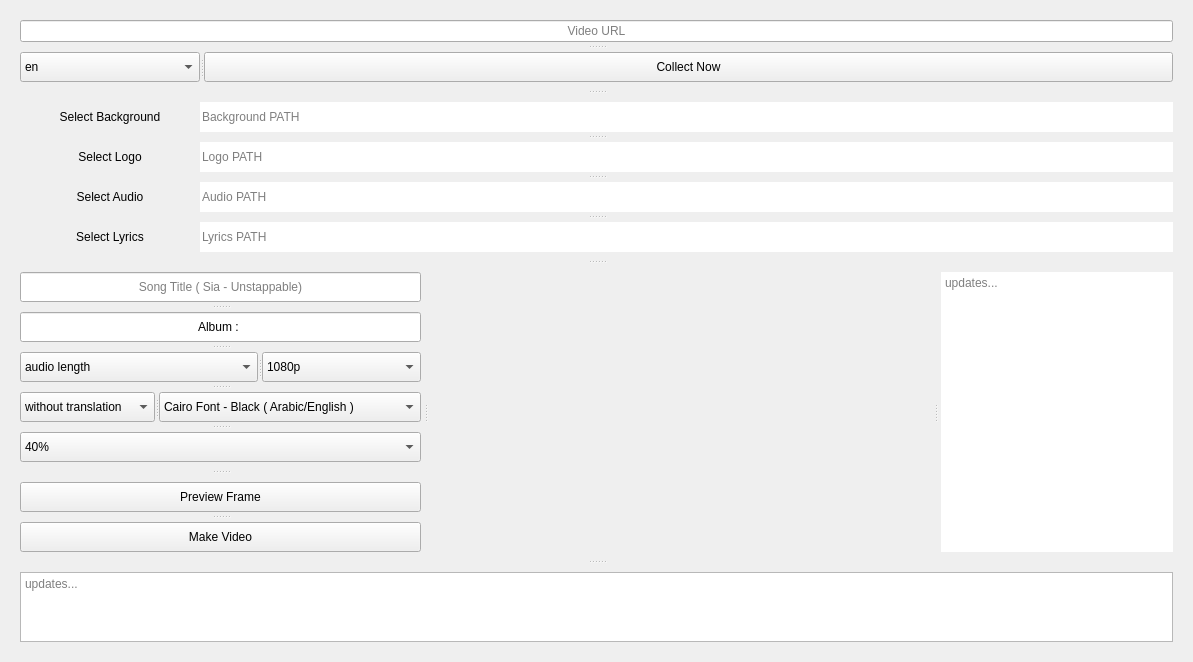
      <widget class="QWidget" name="TabSection1">
       <attribute name="title">
        <string>Make Video</string>
       </attribute>
       <layout class="QGridLayout" name="gridLayout_2">
        <property name="leftMargin">
         <number>0</number>
        </property>
        <property name="topMargin">
         <number>0</number>
        </property>
        <property name="rightMargin">
         <number>0</number>
        </property>
        <property name="bottomMargin">
         <number>0</number>
        </property>
        <property name="spacing">
         <number>0</number>
        </property>
        <item row="0" column="0">
         <widget class="QWidget" name="section1" native="true">
          <layout class="QGridLayout" name="gridLayout_3">
           <property name="leftMargin">
            <number>20</number>
           </property>
           <property name="topMargin">
            <number>20</number>
           </property>
           <property name="rightMargin">
            <number>20</number>
           </property>
           <property name="bottomMargin">
            <number>20</number>
           </property>
           <property name="spacing">
            <number>0</number>
           </property>
           <item row="0" column="0">
            <widget class="QSplitter" name="splitter_14">
             <property name="orientation">
              <enum>Qt::Vertical</enum>
             </property>
             <property name="handleWidth">
              <number>20</number>
             </property>
             <widget class="QSplitter" name="splitter_12">
              <property name="orientation">
               <enum>Qt::Vertical</enum>
              </property>
              <property name="handleWidth">
               <number>10</number>
              </property>
              <widget class="QLineEdit" name="YoutubeVideoURL">
               <property name="alignment">
                <set>Qt::AlignCenter</set>
               </property>
               <property name="placeholderText">
                <string>Video URL</string>
               </property>
              </widget>
              <widget class="QSplitter" name="splitter">
               <property name="orientation">
                <enum>Qt::Horizontal</enum>
               </property>
               <widget class="QComboBox" name="TranscriptType">
                <property name="minimumSize">
                 <size>
                  <width>180</width>
                  <height>30</height>
                 </size>
                </property>
                <property name="maximumSize">
                 <size>
                  <width>180</width>
                  <height>30</height>
                 </size>
                </property>
                <property name="currentIndex">
                 <number>1</number>
                </property>
                <item>
                 <property name="text">
                  <string>Select Transcript</string>
                 </property>
                </item>
                <item>
                 <property name="text">
                  <string>en</string>
                 </property>
                </item>
                <item>
                 <property name="text">
                  <string>en-US</string>
                 </property>
                </item>
                <item>
                 <property name="text">
                  <string>en-GB</string>
                 </property>
                </item>
                <item>
                 <property name="text">
                  <string>es</string>
                 </property>
                </item>
                <item>
                 <property name="text">
                  <string>ko</string>
                 </property>
                </item>
                <item>
                 <property name="text">
                  <string>ja</string>
                 </property>
                </item>
                <item>
                 <property name="text">
                  <string>zh</string>
                 </property>
                </item>
                <item>
                 <property name="text">
                  <string>ar</string>
                 </property>
                </item>
                <item>
                 <property name="text">
                  <string>fr</string>
                 </property>
                </item>
                <item>
                 <property name="text">
                  <string>de</string>
                 </property>
                </item>
               </widget>
               <widget class="QPushButton" name="CollectYoutubeVideoButton">
                <property name="minimumSize">
                 <size>
                  <width>0</width>
                  <height>30</height>
                 </size>
                </property>
                <property name="maximumSize">
                 <size>
                  <width>16777215</width>
                  <height>30</height>
                 </size>
                </property>
                <property name="text">
                 <string>Collect Now</string>
                </property>
               </widget>
              </widget>
             </widget>
             <widget class="QSplitter" name="splitter_11">
              <property name="orientation">
               <enum>Qt::Vertical</enum>
              </property>
              <property name="handleWidth">
               <number>10</number>
              </property>
              <widget class="QSplitter" name="splitter_2">
               <property name="orientation">
                <enum>Qt::Horizontal</enum>
               </property>
               <property name="handleWidth">
                <number>0</number>
               </property>
               <widget class="QPushButton" name="VideoBackgroundButton">
                <property name="minimumSize">
                 <size>
                  <width>180</width>
                  <height>30</height>
                 </size>
                </property>
                <property name="maximumSize">
                 <size>
                  <width>180</width>
                  <height>30</height>
                 </size>
                </property>
                <property name="styleSheet">
                 <string notr="true">border-top-right-radius: 0px;
border-bottom-right-radius: 0px;</string>
                </property>
                <property name="text">
                 <string>Select Background</string>
                </property>
               </widget>
               <widget class="QLineEdit" name="VideoBackgroundPath">
                <property name="enabled">
                 <bool>false</bool>
                </property>
                <property name="styleSheet">
                 <string notr="true">border-top-left-radius: 0px;
border-bottom-left-radius: 0px;</string>
                </property>
                <property name="placeholderText">
                 <string>Background PATH</string>
                </property>
               </widget>
              </widget>
              <widget class="QSplitter" name="splitter_3">
               <property name="orientation">
                <enum>Qt::Horizontal</enum>
               </property>
               <property name="handleWidth">
                <number>0</number>
               </property>
               <widget class="QPushButton" name="VideoLogoButton">
                <property name="minimumSize">
                 <size>
                  <width>180</width>
                  <height>30</height>
                 </size>
                </property>
                <property name="maximumSize">
                 <size>
                  <width>180</width>
                  <height>30</height>
                 </size>
                </property>
                <property name="styleSheet">
                 <string notr="true">border-top-right-radius: 0px;
border-bottom-right-radius: 0px;</string>
                </property>
                <property name="text">
                 <string>Select Logo</string>
                </property>
               </widget>
               <widget class="QLineEdit" name="VideoLogoPath">
                <property name="enabled">
                 <bool>false</bool>
                </property>
                <property name="styleSheet">
                 <string notr="true">border-top-left-radius: 0px;
border-bottom-left-radius: 0px;</string>
                </property>
                <property name="placeholderText">
                 <string>Logo PATH</string>
                </property>
               </widget>
              </widget>
              <widget class="QSplitter" name="splitter_4">
               <property name="orientation">
                <enum>Qt::Horizontal</enum>
               </property>
               <property name="handleWidth">
                <number>0</number>
               </property>
               <widget class="QPushButton" name="VideoSongButton">
                <property name="minimumSize">
                 <size>
                  <width>180</width>
                  <height>30</height>
                 </size>
                </property>
                <property name="maximumSize">
                 <size>
                  <width>180</width>
                  <height>30</height>
                 </size>
                </property>
                <property name="styleSheet">
                 <string notr="true">border-top-right-radius: 0px;
border-bottom-right-radius: 0px;</string>
                </property>
                <property name="text">
                 <string>Select Audio</string>
                </property>
               </widget>
               <widget class="QLineEdit" name="VideoSongPath">
                <property name="enabled">
                 <bool>false</bool>
                </property>
                <property name="styleSheet">
                 <string notr="true">border-top-left-radius: 0px;
border-bottom-left-radius: 0px;</string>
                </property>
                <property name="placeholderText">
                 <string>Audio PATH</string>
                </property>
               </widget>
              </widget>
              <widget class="QSplitter" name="splitter_5">
               <property name="orientation">
                <enum>Qt::Horizontal</enum>
               </property>
               <property name="handleWidth">
                <number>0</number>
               </property>
               <widget class="QPushButton" name="VideoLyricsButton">
                <property name="minimumSize">
                 <size>
                  <width>180</width>
                  <height>30</height>
                 </size>
                </property>
                <property name="maximumSize">
                 <size>
                  <width>180</width>
                  <height>30</height>
                 </size>
                </property>
                <property name="styleSheet">
                 <string notr="true">border-top-right-radius: 0px;
border-bottom-right-radius: 0px;</string>
                </property>
                <property name="text">
                 <string>Select Lyrics</string>
                </property>
               </widget>
               <widget class="QLineEdit" name="VideoLyricsPath">
                <property name="enabled">
                 <bool>false</bool>
                </property>
                <property name="styleSheet">
                 <string notr="true">border-top-left-radius: 0px;
border-bottom-left-radius: 0px;</string>
                </property>
                <property name="placeholderText">
                 <string>Lyrics PATH</string>
                </property>
               </widget>
              </widget>
             </widget>
             <widget class="QSplitter" name="splitter_13">
              <property name="orientation">
               <enum>Qt::Horizontal</enum>
              </property>
              <property name="handleWidth">
               <number>10</number>
              </property>
              <widget class="QSplitter" name="splitter_10">
               <property name="orientation">
                <enum>Qt::Vertical</enum>
               </property>
               <property name="handleWidth">
                <number>20</number>
               </property>
               <widget class="QSplitter" name="splitter_9">
                <property name="maximumSize">
                 <size>
                  <width>16777215</width>
                  <height>190</height>
                 </size>
                </property>
                <property name="orientation">
                 <enum>Qt::Vertical</enum>
                </property>
                <property name="handleWidth">
                 <number>10</number>
                </property>
                <widget class="QLineEdit" name="VideoSongTitle">
                 <property name="minimumSize">
                  <size>
                   <width>340</width>
                   <height>30</height>
                  </size>
                 </property>
                 <property name="maximumSize">
                  <size>
                   <width>16777215</width>
                   <height>30</height>
                  </size>
                 </property>
                 <property name="alignment">
                  <set>Qt::AlignCenter</set>
                 </property>
                 <property name="placeholderText">
                  <string>Song Title ( Sia - Unstappable)</string>
                 </property>
                </widget>
                <widget class="QLineEdit" name="VideoSongAlbum">
                 <property name="minimumSize">
                  <size>
                   <width>340</width>
                   <height>30</height>
                  </size>
                 </property>
                 <property name="maximumSize">
                  <size>
                   <width>16777215</width>
                   <height>30</height>
                  </size>
                 </property>
                 <property name="text">
                  <string>Album : </string>
                 </property>
                 <property name="alignment">
                  <set>Qt::AlignCenter</set>
                 </property>
                 <property name="placeholderText">
                  <string>Album Name ( Album : AlbumName)</string>
                 </property>
                </widget>
                <widget class="QSplitter" name="splitter_7">
                 <property name="orientation">
                  <enum>Qt::Horizontal</enum>
                 </property>
                 <widget class="QComboBox" name="VideoLength">
                  <item>
                   <property name="text">
                    <string>audio length</string>
                   </property>
                  </item>
                  <item>
                   <property name="text">
                    <string>10</string>
                   </property>
                  </item>
                  <item>
                   <property name="text">
                    <string>30</string>
                   </property>
                  </item>
                  <item>
                   <property name="text">
                    <string>60</string>
                   </property>
                  </item>
                  <item>
                   <property name="text">
                    <string>120</string>
                   </property>
                  </item>
                 </widget>
                 <widget class="QComboBox" name="VideoQualty">
                  <item>
                   <property name="text">
                    <string>1080p</string>
                   </property>
                  </item>
                 </widget>
                </widget>
                <widget class="QSplitter" name="splitter_8">
                 <property name="orientation">
                  <enum>Qt::Horizontal</enum>
                 </property>
                 <widget class="QComboBox" name="VideoLyricsType">
                  <item>
                   <property name="text">
                    <string>without translation</string>
                   </property>
                  </item>
                  <item>
                   <property name="text">
                    <string>translate to arabic</string>
                   </property>
                  </item>
                  <item>
                   <property name="text">
                    <string>translate to english</string>
                   </property>
                  </item>
                  <item>
                   <property name="text">
                    <string>translate to spanish</string>
                   </property>
                  </item>
                 </widget>
                 <widget class="QComboBox" name="VideoFontType">
                  <property name="currentIndex">
                   <number>0</number>
                  </property>
                  <item>
                   <property name="text">
                    <string>Cairo Font - Black ( Arabic/English )</string>
                   </property>
                  </item>
                  <item>
                   <property name="text">
                    <string>Cairo Font ( Arabic/English )</string>
                   </property>
                  </item>
                  <item>
                   <property name="text">
                    <string>Cairo Font - Extra Bold ( Arabic/English )</string>
                   </property>
                  </item>
                  <item>
                   <property name="text">
                    <string>Tajawal Font - Bold ( Arabic/English )</string>
                   </property>
                  </item>
                  <item>
                   <property name="text">
                    <string>Tajawal Font - Exrta Bold ( Arabic/English )</string>
                   </property>
                  </item>
                  <item>
                   <property name="text">
                    <string>Caveat Font ( English )</string>
                   </property>
                  </item>
                 </widget>
                </widget>
                <widget class="QComboBox" name="Transparant">
                 <property name="minimumSize">
                  <size>
                   <width>340</width>
                   <height>30</height>
                  </size>
                 </property>
                 <property name="maximumSize">
                  <size>
                   <width>16777215</width>
                   <height>30</height>
                  </size>
                 </property>
                 <property name="currentIndex">
                  <number>7</number>
                 </property>
                 <item>
                  <property name="text">
                   <string>5%</string>
                  </property>
                 </item>
                 <item>
                  <property name="text">
                   <string>10%</string>
                  </property>
                 </item>
                 <item>
                  <property name="text">
                   <string>15%</string>
                  </property>
                 </item>
                 <item>
                  <property name="text">
                   <string>20%</string>
                  </property>
                 </item>
                 <item>
                  <property name="text">
                   <string>25%</string>
                  </property>
                 </item>
                 <item>
                  <property name="text">
                   <string>30%</string>
                  </property>
                 </item>
                 <item>
                  <property name="text">
                   <string>35%</string>
                  </property>
                 </item>
                 <item>
                  <property name="text">
                   <string>40%</string>
                  </property>
                 </item>
                 <item>
                  <property name="text">
                   <string>45%</string>
                  </property>
                 </item>
                 <item>
                  <property name="text">
                   <string>50%</string>
                  </property>
                 </item>
                 <item>
                  <property name="text">
                   <string>55%</string>
                  </property>
                 </item>
                 <item>
                  <property name="text">
                   <string>60%</string>
                  </property>
                 </item>
                 <item>
                  <property name="text">
                   <string>65%</string>
                  </property>
                 </item>
                 <item>
                  <property name="text">
                   <string>70%</string>
                  </property>
                 </item>
                 <item>
                  <property name="text">
                   <string>75%</string>
                  </property>
                 </item>
                 <item>
                  <property name="text">
                   <string>80%</string>
                  </property>
                 </item>
                 <item>
                  <property name="text">
                   <string>85%</string>
                  </property>
                 </item>
                 <item>
                  <property name="text">
                   <string>90%</string>
                  </property>
                 </item>
                 <item>
                  <property name="text">
                   <string>95%</string>
                  </property>
                 </item>
                 <item>
                  <property name="text">
                   <string>100%</string>
                  </property>
                 </item>
                </widget>
               </widget>
               <widget class="QSplitter" name="splitter_6">
                <property name="orientation">
                 <enum>Qt::Vertical</enum>
                </property>
                <property name="handleWidth">
                 <number>10</number>
                </property>
                <widget class="QPushButton" name="VideoFramePreview">
                 <property name="minimumSize">
                  <size>
                   <width>340</width>
                   <height>30</height>
                  </size>
                 </property>
                 <property name="maximumSize">
                  <size>
                   <width>16777215</width>
                   <height>30</height>
                  </size>
                 </property>
                 <property name="text">
                  <string>Preview Frame</string>
                 </property>
                </widget>
                <widget class="QPushButton" name="GenerateVideoButton">
                 <property name="minimumSize">
                  <size>
                   <width>340</width>
                   <height>30</height>
                  </size>
                 </property>
                 <property name="maximumSize">
                  <size>
                   <width>16777215</width>
                   <height>30</height>
                  </size>
                 </property>
                 <property name="text">
                  <string>Make Video</string>
                 </property>
                </widget>
               </widget>
              </widget>
              <widget class="QLabel" name="CoverViewer">
               <property name="minimumSize">
                <size>
                 <width>500</width>
                 <height>280</height>
                </size>
               </property>
               <property name="maximumSize">
                <size>
                 <width>500</width>
                 <height>280</height>
                </size>
               </property>
               <property name="text">
                <string/>
               </property>
               <property name="pixmap">
                <pixmap>../../../../../../../Downloads/cover_test.png</pixmap>
               </property>
               <property name="scaledContents">
                <bool>true</bool>
               </property>
               <property name="alignment">
                <set>Qt::AlignCenter</set>
               </property>
              </widget>
              <widget class="QPlainTextEdit" name="VideoBox">
               <property name="maximumSize">
                <size>
                 <width>16777215</width>
                 <height>16777215</height>
                </size>
               </property>
               <property name="frameShape">
                <enum>QFrame::NoFrame</enum>
               </property>
               <property name="lineWidth">
                <number>1</number>
               </property>
               <property name="midLineWidth">
                <number>0</number>
               </property>
               <property name="tabChangesFocus">
                <bool>false</bool>
               </property>
               <property name="documentTitle">
                <string/>
               </property>
               <property name="readOnly">
                <bool>true</bool>
               </property>
               <property name="cursorWidth">
                <number>1</number>
               </property>
               <property name="maximumBlockCount">
                <number>0</number>
               </property>
               <property name="backgroundVisible">
                <bool>false</bool>
               </property>
               <property name="centerOnScroll">
                <bool>false</bool>
               </property>
               <property name="placeholderText">
                <string>updates...</string>
               </property>
              </widget>
             </widget>
             <widget class="QPlainTextEdit" name="EditorUpdates">
              <property name="readOnly">
               <bool>true</bool>
              </property>
              <property name="placeholderText">
               <string>updates...</string>
              </property>
             </widget>
            </widget>
           </item>
          </layout>
         </widget>
        </item>
       </layout>
      </widget>
